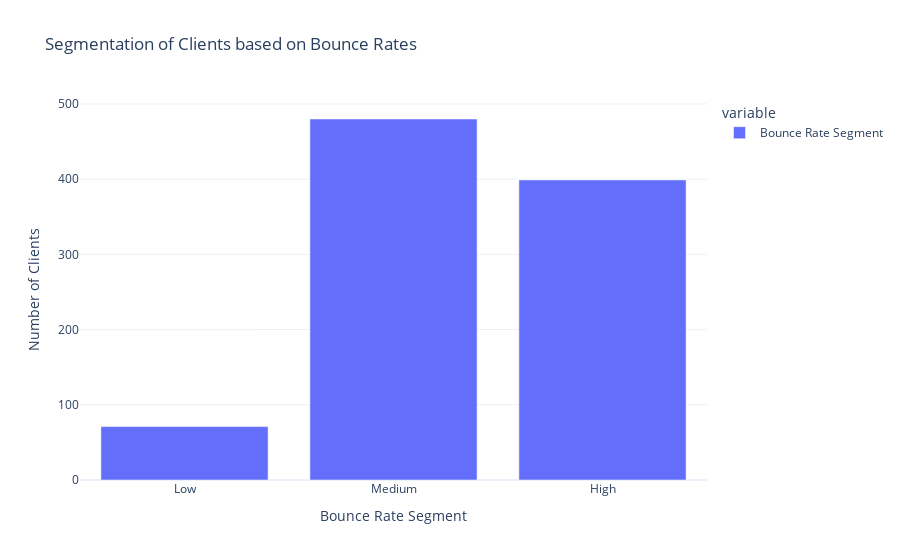

Source (notebook cell):
### Markdown cell above
Let’s analyze the bounce rate of users to understand user engagement. Bounce rate refers to the percentage of users who visit a website or webpage but leave without taking any further action or navigating to other pages within the same site. In simple terms, it measures the rate at which visitors bounce away from a website. 

It is a helpful metric in user engagement analysis because it provides insights into user behaviour and the effectiveness of a website or webpage in capturing and retaining user interest. A high bounce rate often indicates that users are not finding what they expected or desired on the site. It can suggest issues such as poor user experience, irrelevant content, slow page load times, or misleading marketing campaigns.

### Code cell
# Define the thresholds for high, medium, and low bounce rates
high_bounce_rate_threshold = 70
low_bounce_rate_threshold = 30

# Segment the clients based on bounce rates
df['Bounce Rate Segment'] = pd.cut(df['Bounce Rate'], 
                                     bins=[0, low_bounce_rate_threshold, 
                                           high_bounce_rate_threshold, 100],
                                   labels=['Low', 'Medium', 'High'], right=False)

# Count the number of clients in each segment
segment_counts = df['Bounce Rate Segment'].value_counts().sort_index()

# Visualize the segments
segment_fig = px.bar(segment_counts, labels={'index': 'Bounce Rate Segment', 
                                             'value': 'Number of Clients'},
                     title='Segmentation of Clients based on Bounce Rates')
segment_fig.show()

### Figure 1 — Plotly figure (JSON) as saved in the notebook; plotly's stock layout.template omitted (floating-point values rounded to 4 significant figures)
{"data": [{"alignmentgroup": "True", "hovertemplate": "variable=Bounce Rate Segment<br>Bounce Rate Segment=%{x}<br>Number of Clients=%{y}<extra></extra>", "legendgroup": "Bounce Rate Segment", "marker": {"color": "#636efa", "pattern": {"shape": ""}}, "name": "Bounce Rate Segment", "offsetgroup": "Bounce Rate Segment", "orientation": "v", "showlegend": true, "textposition": "auto", "type": "bar", "x": ["Low", "Medium", "High"], "xaxis": "x", "y": [71, 480, 399], "yaxis": "y"}], "layout": {"autosize": true, "barmode": "relative", "legend": {"title": {"text": "variable"}, "tracegroupgap": 0}, "title": {"text": "Segmentation of Clients based on Bounce Rates"}, "xaxis": {"anchor": "y", "autorange": true, "domain": [0, 1], "range": [-0.5, 2.5], "title": {"text": "Bounce Rate Segment"}, "type": "category"}, "yaxis": {"anchor": "x", "autorange": true, "domain": [0, 1], "range": [0, 505.3], "title": {"text": "Number of Clients"}, "type": "linear"}}}
